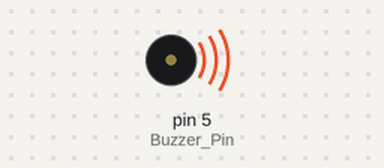
The sketch below on a simulated Arduino Uno, built with avr-gcc and run on an emulated ATmega328P. Parts: buzzer (waves = sounding, pin HIGH).

Above: at 0.5 s.
At 2.5 s:
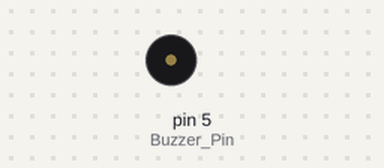
Timing chart, 0 to 5.2 s (numbered marks = the images above):
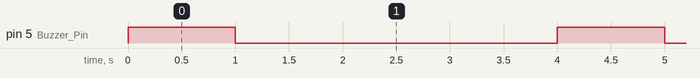

Measured:
- by itself, pin 5 (Buzzer_Pin): alternates HIGH for 1.0 s and LOW for 3.0 s

The sketch:

Piezo_buzzer_Active.ino
```cpp
int Buzzer_Pin = 5;

void setup() {
  pinMode(Buzzer_Pin, OUTPUT);

}

void loop() {
  digitalWrite(Buzzer_Pin, HIGH);
  delay(1000);
  digitalWrite(Buzzer_Pin, LOW);
  delay(3000);
}
```
